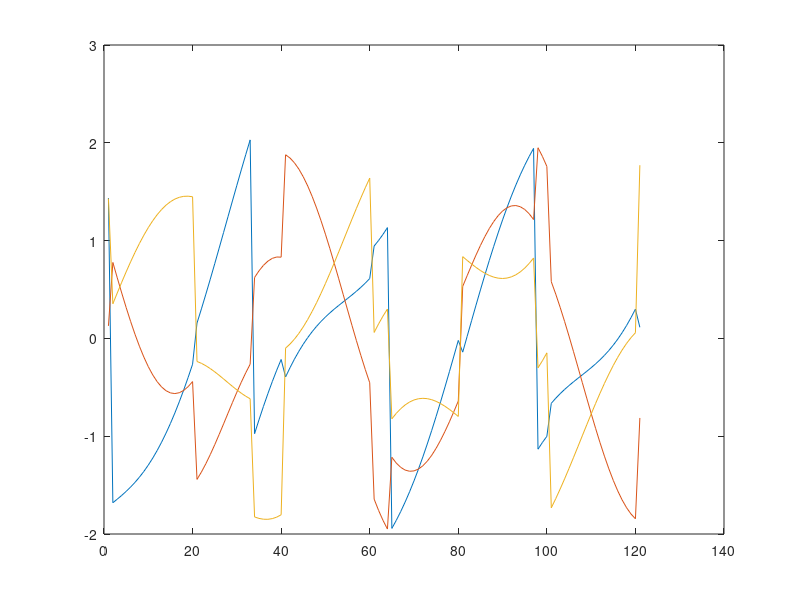

Source code (MATLAB): (Note: this script raises an error after producing the figure.)
% clc;clear;close all
t=1/8000:1/8000:100;
s3=sin(2*pi*150*t);
s2=square(2*pi*200*t);
s1=sawtooth(2*pi*250*t);
Z=[s1 ;s2; s3]';
A=.5+round((eye(3)+.1*randn(3,3))*1000)/1000
Z=Z;%+.02*randn(8000,3);
X=A*Z';
X=X';
plot(Z(60000:60120,:));pause(.2);
plot(X(60000:60120,:))
[U,S,V] = svd(X,0);
W=inv(S)*V';
Y=W*X';
Y=Y';
plot(Y(60000:60120,:))

%whitening transform or  Sphering Transform
X=X';

E=cov(X')
[V D]=eig(E)
Y=V'*X;plot(Y(:,60000:60120)')
W=inv(sqrt(D))*Y;plot(W(:,60000:60120)')
cov(W')

X=X';

tic;[w s]=runica(X');toc
Y=s*X';
Y=Y';
plot(Y(60000:60120,:))

tic;[w s]=fastica(X');toc
Y=s*X';
Y=Y';
plot(Y(60000:60120,:))